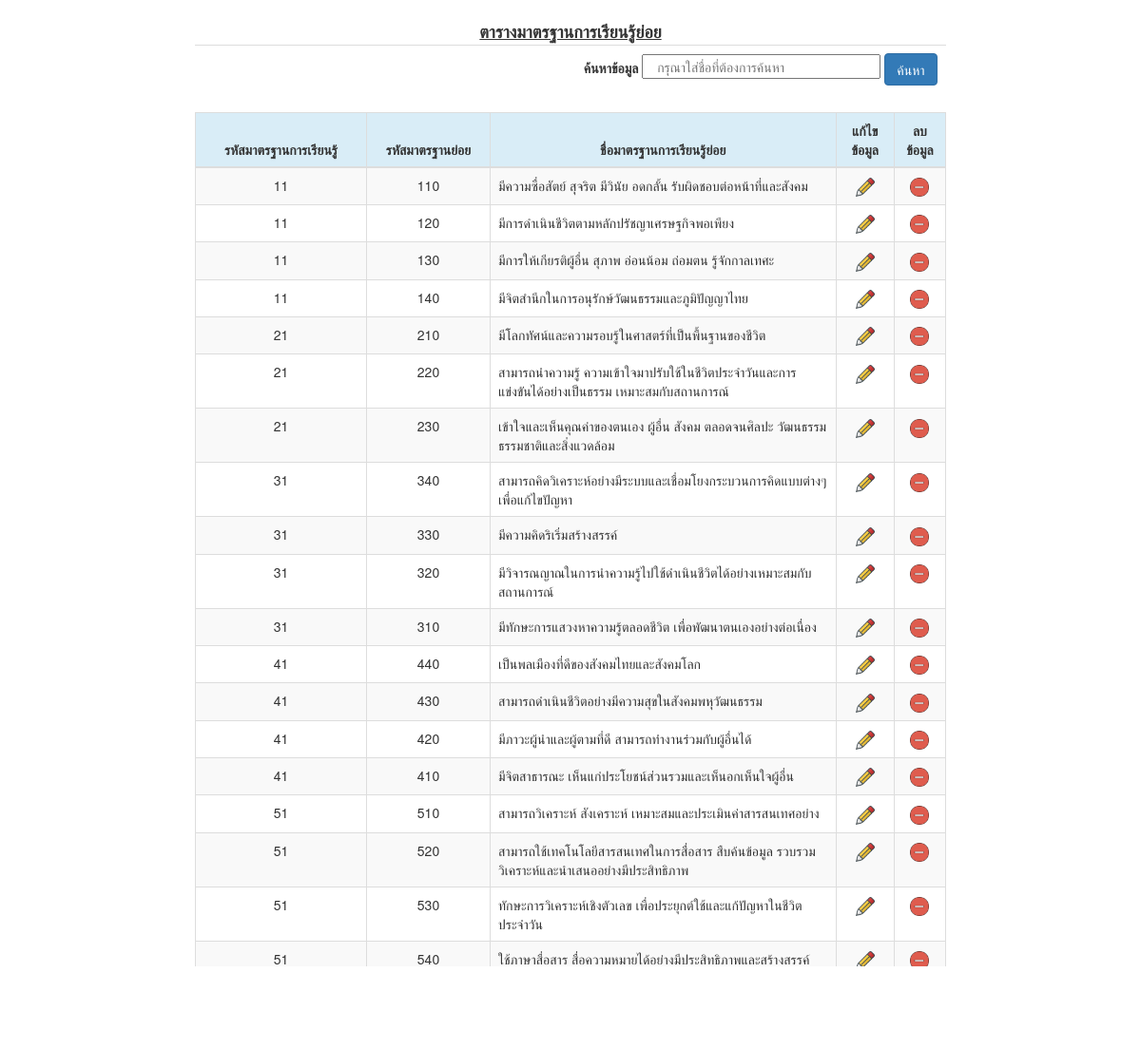
Page /select_standard_2.php on the committed database.
### tables this page shows
CREATE TABLE `standard_2` (
  `std_id` int(10) NOT NULL,
  `id` int(10) NOT NULL,
  `id_small` int(10) NOT NULL,
  `std_name` varchar(200) NOT NULL
);

CREATE TABLE `standard` (
  `id` int(10) NOT NULL,
  `standard_name` varchar(250) NOT NULL,
  `standard_id` int(5) NOT NULL,
  `standard_group` varchar(10) NOT NULL
);

### select_standard_2.php (the view, shortened to what this page needs)
<?php
	require 'conn.php';
    $search = isset($_GET['search']) ? $_GET['search']: '';
	$query = mysqli_query($conn,"SELECT * FROM standard_2 WHERE id_small LIKE '%$search%'");
	$row = mysqli_fetch_row($query);
	$rows = $row[0];
	$page_rows = 20;
	$last = ceil($rows/$page_rows);
	$pagenum = 1;
	$limit = 'LIMIT ' .($pagenum - 1) * $page_rows .',' .$page_rows;
    $q = "select standard_2.std_id, standard.standard_id, standard_2.id_small, standard_2.std_name ";
    $q .= "from standard_2 inner join standard ON standard.id = standard_2.id ";
	$q .= "order by standard_2.id, standard_2.id $limit ";
	$result = mysqli_query($conn,$q);
	$paginationCtrls = '';
	if($last != 1){
	$paginationCtrls .= ''.$pagenum.' &nbsp; ';
	for($i = $pagenum+1; $i <= $last; $i++){
		$paginationCtrls .= '<a href="'.$_SERVER['PHP_SELF'].'?pn='.$i.'" class="btn btn-primary">'.$i.'</a> &nbsp; ';
	}
if ($pagenum != $last) {
$next = $pagenum + 1;
$paginationCtrls .= ' &nbsp; &nbsp; <a href="'.$_SERVER['PHP_SELF'].'?pn='.$next.'" class="btn btn-info">Next</a> ';
}
	}
?>
<!DOCTYPE html>
<html>
	<head>
		<link rel = "stylesheet" href = "https://maxcdn.bootstrapcdn.com/bootstrap/3.3.6/css/bootstrap.min.css"" rel="nofollow">
	</head>
	<body>
		<div rel = "nofollow">
			<div style = "height: 20px;"></div>
			<div class = "row">
				<div class = "col-lg-2">
				</div>
				<div class = "col-lg-8">
				<table width = '3000px' height = '40px' class="table">
				<tr><td></td>
				<td width = '1020px'></td>
				<td width = '600px'>
				<form method = "get" id = "form" enctype = "multipart/form-data">
					<strong style="font-size : 4">ค้นหาข้อมูล</strong>
                    <input type = "text" name = "search" placeholder = "&nbsp&nbsp กรุณาใส่ชื่อที่ต้องการค้นหา" size = "30"/>
					<input type = "submit" value = "ค้นหา" class = "btn btn-primary"/><BR>
				</form>
				</td></tr>
				<font size="4"><center><b><u>ตารางมาตรฐานการเรียนรู้ย่อย</b></u></center></font>
				</table>
					<table class="table table-striped table-bordered table-hover">
						<thead>
							<tr class="info" >
							<th><center>รหัสมาตรฐานการเรียนรู้</th>
							<th><center>รหัสมาตรฐานย่อย</th>
							<th><center>ชื่อมาตรฐานการเรียนรู้ย่อย</th>
							<th><center>แก้ไขข้อมูล</th>
							<th><center>ลบข้อมูล</th>
							</tr>
						</thead>
						<tbody>
							<?php
								while($row = mysqli_fetch_array($result, MYSQLI_ASSOC)) {
							?>
							<tr>
								<td align='center' width = '180px'><?php echo $row['standard_id']; ?></td>
								<td align='center' width = '130px'><?php echo $row['id_small']; ?></td>
								<td align='left'><?php echo $row['std_name']; ?></td>
								<td align = center><?php echo "<a href='update_from_standard_2.php?std_id=".$row['std_id']."'><img src='edit.png' width='20px' height='20px'></a></td></a>"; ?></td>
								<td align = center><?php echo "<a href='delete_standard_2.php?std_id=".$row['std_id']."' onclick='return confirm(\"คุณต้องการที่จะลบข้อมูลนี้หรือไม่ ?\")'><img src='delete.png' width='20px' height='20px'></a></td></a>"; ?></td>
							</tr>
							<?php
							}
							?>
						</tbody>
					</table>
					<div id="pagination_controls"><?php echo $paginationCtrls; ?></div>
				</div>
				<div class="col-lg-2">
				</div>
			</div>
		</div>
	</body>
</html>
<center><a href='insert_from_standard_2.php'>เพิ่มข้อมูล</a></center>

### rows in the picture
standard_2: standard.standard_id "11", id_small "110", std_name "มีความซื่อสัตย์ สุจริต มีวินัย อดกลั้น รับผิดชอบต่อหน้าที่และสังคม"
standard_2: standard.standard_id "11", id_small "120", std_name "มีการดำเนินชีวิตตามหลักปรัชญาเศรษฐกิจพอเพียง"
standard_2: standard.standard_id "11", id_small "130", std_name "มีการให้เกียรติผู้อื่น สุภาพ อ่อนน้อม ถ่อมตน รู้จักกาลเทศะ"
standard_2: standard.standard_id "11", id_small "140", std_name "มีจิตสำนึกในการอนุรักษ์วัฒนธรรมและภูมิปัญญาไทย"
standard_2: standard.standard_id "21", id_small "210", std_name "มีโลกทัศน์และความรอบรู้ในศาสตร์ที่เป็นพื้นฐานของชีวิต"
standard_2: standard.standard_id "21", id_small "220", std_name "สามารถนำความรู้ ความเข้าใจมาปรับใช้ในชีวิตประจำวันและการแข่งขันได้อย่างเป็นธรรม เหมาะสมกับสถานการณ์"
standard_2: standard.standard_id "21", id_small "230", std_name "เข้าใจและเห็นคุณค่าของตนเอง ผู้อื่น สังคม ตลอดจนศิลปะ วัฒนธรรม ธรรมชาติและสิ่งแวดล้อม"
standard_2: standard.standard_id "31", id_small "340", std_name "สามารถคิดวิเคราะห์อย่างมีระบบและเชื่อมโยงกระบวนการคิดแบบต่างๆเพื่อแก้ไขปัญหา"
standard_2: standard.standard_id "31", id_small "330", std_name "มีความคิดริเริ่มสร้างสรรค์"
standard_2: standard.standard_id "31", id_small "320", std_name "มีวิจารณญาณในการนำความรู้ไปใช้ดำเนินชีวิตได้อย่างเหมาะสมกับสถานการณ์"
standard_2: standard.standard_id "31", id_small "310", std_name "มีทักษะการแสวงหาความรู้ตลอดชีวิต เพื่อพัฒนาตนเองอย่างต่อเนื่อง"
standard_2: standard.standard_id "41", id_small "440", std_name "เป็นพลเมืองที่ดีของสังคมไทยและสังคมโลก"
standard_2: standard.standard_id "41", id_small "430", std_name "สามารถดำเนินชีวิตอย่างมีความสุขในสังคมพหุวัฒนธรรม"
standard_2: standard.standard_id "41", id_small "420", std_name "มีภาวะผู้นำและผู้ตามที่ดี สามารถทำงานร่วมกับผู้อื่นได้"
standard_2: standard.standard_id "41", id_small "410", std_name "มีจิตสาธารณะ เห็นแก่ประโยชน์ส่วนรวมและเห็นอกเห็นใจผู้อื่น"
standard_2: standard.standard_id "51", id_small "510", std_name "สามารถวิเคราะห์ สังเคราะห์ เหมาะสมและประเมินค่าสารสนเทศอย่าง"
standard_2: standard.standard_id "51", id_small "520", std_name "สามารถใช้เทคโนโลยีสารสนเทศในการสื่อสาร สืบค้นข้อมูล รวบรวม วิเคราะห์และนำเสนออย่างมีประสิทธิภาพ"
standard_2: standard.standard_id "51", id_small "530", std_name "ทักษะการวิเคราะห์เชิงตัวเลข เพื่อประยุกต์ใช้และแก้ปัญหาในชีวิตประจำวัน"
standard_2: standard.standard_id "51", id_small "540", std_name "ใช้ภาษาสื่อสาร สื่อความหมายได้อย่างมีประสิทธิภาพและสร้างสรรค์"
